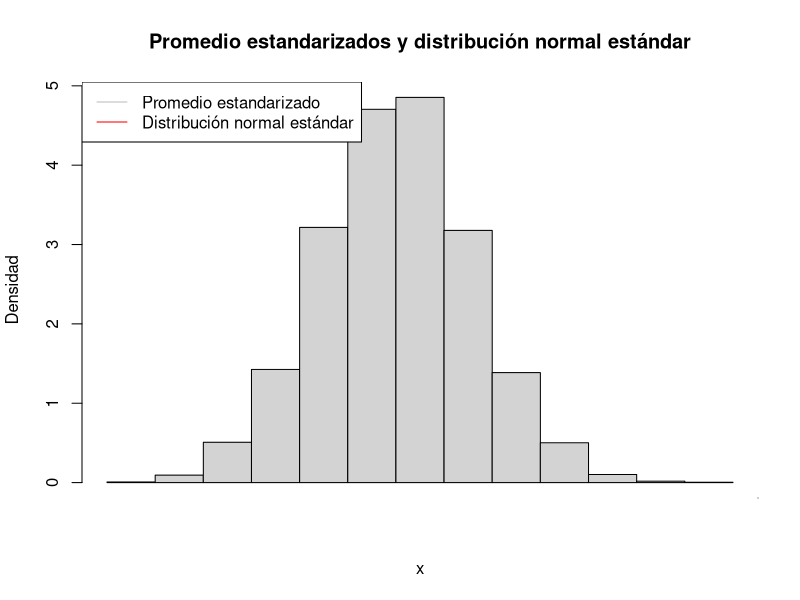

This figure's R source: (Note: this script raises an error after producing the figure.)
v = (1:10^4)


for(i in 1:10^4){
  z=rnorm(1, mean=-4, sd=sqrt(16)/50)
  v[i] <- z
  
}
# Presentamos en un histograma los valores obtenidos en el loop
s = seq(0, 5, 0.1)
hist(v,
     main="Promedio estandarizados y distribución normal estándar",
     breaks = 20,
     xaxt="n",
     ylab="Densidad",
     xlab="x",
     freq=FALSE)
# Sobre el histograma graficamos la densidad de la distribución normal estándar
lines(s, 
      dnorm(s, mean = -4, sd = sqrt(16)/50),
      lty = 1, 
      lwd = 2)

polygon(s, 
        dnorm(s, mean = -4, sd = sqrt(16)/50), 
        col = rgb(1, 0, 0, alpha = 0.5))
# Por último agregamos una leyenda para visualizar claramente los resultados  
# y cambiamos la escala del eje
axis(1, at=s,las=1)
legend("topleft", 
       legend = c("Promedio estandarizado",
                  "Distribución normal estándar"),
       lty = 1, col = c("grey","red"), lwd =1, box.lty =1)
#Falta arreglarr NORMAL ESTANDAR
#Parte c)
#10^4 intervalos de confianza con confianza 95%
n <- 50    # El tamaño válido de la muestra
media <- 32 # la media 
desv <- 6  # La desviación estándar. Datos históricos
nivelconfianza = 0.90

zsum.test(mean.x=32,sigma.x=6, n.x=50,conf.level=0.90)

# EJ 2
# A)
alfa = 0.01
sigma = 16
mu0 = -4
sqrt_n = sqrt(50)
z = pnorm(alfa/2)
no_rc = 0
for(i in v){
  rc = abs(i - mu0) > ((sigma * z * (alfa / 2)) / sqrt_n)
  if(rc) {
    no_rc = no_rc + 1
  }
}
# Propoción de rechazo
no_rc_prop = (no_rc / 10^4) 

# B)
mu0 = -4
x = rnorm(50, mean=-4, sd=sqrt(16))
x_techo = mean(x)
prop = 0
for(Xn in v){
  add_to_prop = abs(Xn - mu0) > abs(x_techo - mu0)
  if(add_to_prop){
    prop = prop + 1
  }
}

#X = numero de exitos de la muestra
prop.test(no_rc_prop,n=50,p=0.9, alternative='less', conf.level = 0.95, correct= FALSE)


#C)
no = qnorm((abs(x_techo - mu0)*sqrt(50))/16)*2
